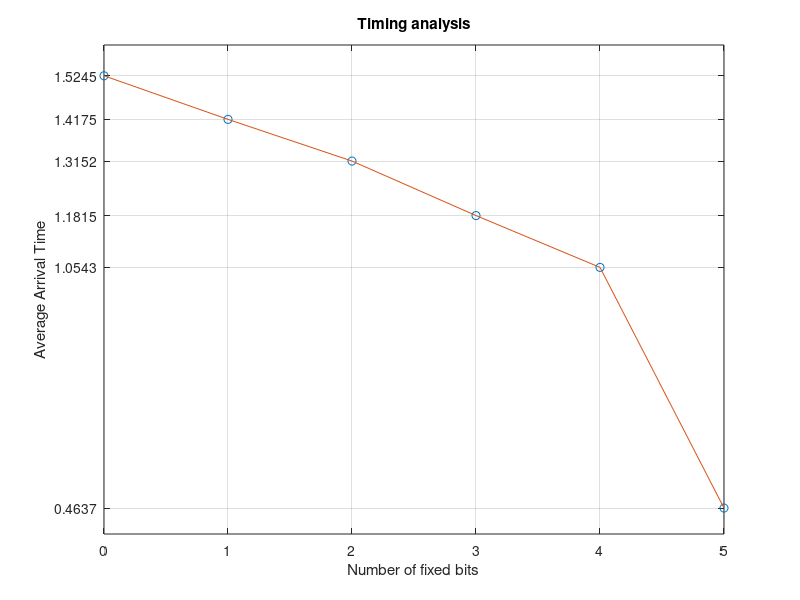

Recreate this plot in MATLAB.
rep0=[1.5245093107];
rep1=  [1.4079493284,
        1.4490357637,
        1.4568009377,
        1.3862899542,
        1.4111844301,
        1.4402881861,
        1.3898062706,
        1.3984121084];
rep2=   [1.2927336693,
1.3122934103,
1.3645346165,
1.2835181952,
1.4038858414,
1.2852814198,
1.3075129986,
1.3276054859,
1.3444995880,
1.3012956381,
1.3188560009,
1.2653003931,
1.2780451775,
1.3168699741,
1.3304200172,
1.3271615505,
1.2655601501,
1.3517425060,
1.3564858437,
1.3422697783,
1.3080128431,
1.2835532427,
1.2829787731,
1.3432877064,
1.3383899927,
1.3049398661,
1.2821369171,
1.3067059517];
rep3=[1.2618880272,
1.1723426580,
1.1447259188,
1.1879949570,
1.1529779434,
1.1440597773,
1.2191139460,
1.2300573587,
1.1732416153,
1.2051392794,
1.2174036503,
1.2064874172,
1.1251606941,
1.1747404337,
1.1779205799,
1.1281460524,
1.2024741173,
1.1485004425,
1.1687657833,
1.2146838903,
1.1970971823,
1.2854750156,
1.1441504955,
1.1557174921,
1.1331979036,
1.1974797249,
1.2156658173,
1.1870651245,
1.1629266739,
1.2015870810,
1.2435489893,
1.1909646988,
1.2030286789,
1.1840695143,
1.1873487234,
1.1822831631,
1.1357588768,
1.1678466797,
1.2284952402,
1.1748809814,
1.1602358818,
1.1678178310,
1.1657364368,
1.1551762819,
1.2136631012,
1.2051247358,
1.1217659712,
1.1903290749,
1.1053220034,
1.1230026484,
1.1446814537,
1.2168642282,
1.1710567474,
1.2082825899,
1.1977980137,
1.1799374819];
rep4=[1.0661059618,
1.0113387108,
1.0824244022,
1.0559911728,
1.0619523525,
1.0074603558,
1.0236003399,
1.0735825300,
1.0031380653,
1.0548578501,
1.0560219288,
1.0332046747,
1.0974042416,
1.0478690863,
1.0668545961,
1.0745797157,
1.1073879004,
1.0538614988,
1.0268298388,
1.0873960257,
1.0398379564,
1.1101962328,
1.0511168242,
1.0683138371,
1.0907630920,
1.0163030624,
1.1140242815,
1.0469925404,
1.0475592613,
1.0716961622,
1.0714821815,
1.0105075836,
1.0331073999,
1.0806212425,
1.1105785370,
1.0725069046,
1.0369802713,
1.0223021507,
1.0287998915,
1.1001883745,
1.0904200077,
1.0843364000,
1.0742081404,
1.0298068523,
1.0411052704,
1.1020041704,
1.0835819244,
1.0339295864,
1.0396922827,
1.0987429619,
1.0742378235,
1.0010066032,
1.0324521065,
1.0183292627,
0.9885450006,
1.0448068380,
1.0618095398,
1.0783684254,
1.0403528214,
1.0682622194,
1.0214039087,
1.0171086788,
1.0167821646,
1.0409879684,
1.0665258169,
1.0464912653,
1.0535202026,
1.0283957720,
1.0364881754,
1.0691934824];
rep5=[0.4837226272,
0.4868635237,
0.4897815883,
0.5269697905,
0.4420892000,
0.4389637709,
0.4667730033,
0.4209021926,
0.4956143796,
0.4548842311,
0.5293430686,
0.4226276875,
0.4389637709,
0.4990205467,
0.4521970749,
0.4768933356,
0.4491647780,
0.4516187310,
0.4420892000,
0.4420892000,
0.4779322147,
0.5041443706,
0.4636095166,
0.4814901948,
0.4451452196,
0.3937374949,
0.5090066195,
0.4837226272,
0.4667730033,
0.4902852178,
0.4226276875,
0.4672479630,
0.5087575316,
0.4670666158,
0.4389637709,
0.4897815883,
0.4672479630,
0.4670666158,
0.4361186624,
0.4516187310,
0.4949012101,
0.4389637709,
0.4837226272,
0.4166094661,
0.4667730033,
0.4868635237,
0.4840801954,
0.3961443007,
0.4447627068,
0.4239288867,
0.4822761416,
0.4420892000,
0.3960045576,
0.5021769404,
0.4868635237,
0.4800700843];
m0=mean(rep0);
m1=mean(rep1);
m2=mean(rep2);
m3=mean(rep3);
m4=mean(rep4);
m5=mean(rep5);
X=[0,1,2,3,4,5];
Y=[m0,m1,m2,m3,m4,m5];
figure
plot(X,Y,"o",X,Y)
title('Timing analysis')
xlabel('Number of fixed bits')
ylabel('Average Arrival Time')
grid on
yticks([m5,m4,m3,m2,m1,m0])